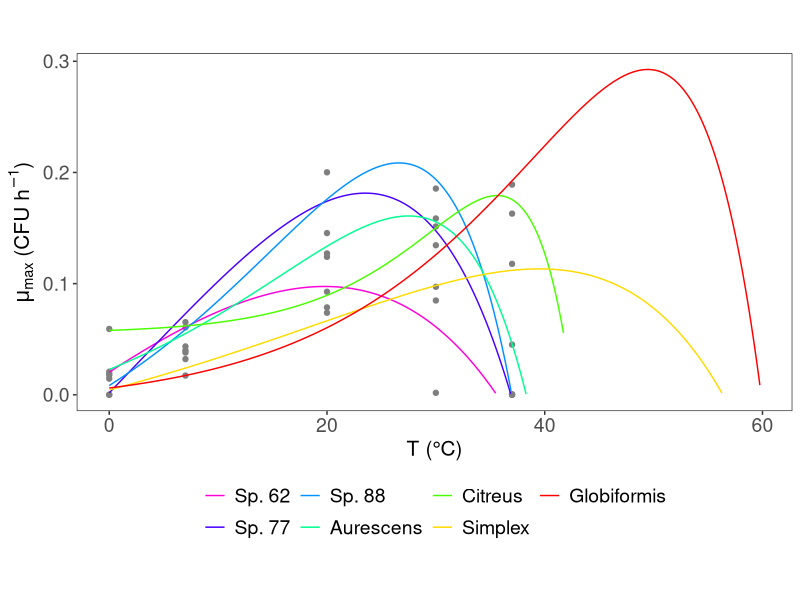

The R script that drew this image:
#Plot secondary model for all species

#Load packages
library(ggplot2)
library(dplyr)

#Load growth data and results
d = read.csv('../Results/dat_secondary.csv', stringsAsFactors = F)
fit_evals = read.csv('../Results/fit_eval_secondary.csv', stringsAsFactors = F)

#Sort results for color grading
d = d[order(d$Topt),] 
fit_evals = fit_evals[order(fit_evals$Topt),]

#Sort datframe according to values of Topt
#Get rid of elements less than 0
zero = which(fit_evals$mu_max < 0)
fit_evals = fit_evals[-zero,]

#plot
values = rep(rev(rainbow(7)),2)
breaks = rep(unique(fit_evals$Topt), 2)
labels = rep(c('Sp. 62', 'Sp. 77', 'Sp. 88','Aurescens',
               'Citreus', 'Simplex', 'Globiformis'), 2)
pdf('../Results/TCP.pdf')
p = ggplot(d, aes(x = d$Temp, y = d$mu_max, 
                  color = factor(d$Topt))) + 
  scale_color_manual(values = values, 
                     breaks = breaks, 
                     labels = labels)+
  geom_point()+
  
  theme_bw()+
  theme(aspect.ratio=0.5, #Square plot frame
        plot.title = element_text(size=16,face="bold"), #Title
        plot.subtitle = element_text(size = 15), #Increase size of subtitle
        panel.grid.major = element_blank(), #Get rid of grids
        panel.grid.minor = element_blank(),
        axis.title=element_text(size=15),#Increase size of axis title
        axis.text.x = element_text(size=14), #Increase size of ticks
        axis.text.y = element_text(size=14),
        legend.text=element_text(size=14), #Increase size of legend
        legend.position = 'bottom',
        legend.title = element_blank()) +
  labs(x = 'T (°C)',
       y = expression(paste(mu[max]," (CFU ", h^-1, ")")),
       fill = "")+
  
  geom_line(data = fit_evals, aes(x = fit_evals$Temp, y = fit_evals$mu_max,
                                  color = factor(fit_evals$Topt)) )#Add fitted lines
  
print(p)
garbage <- dev.off()




